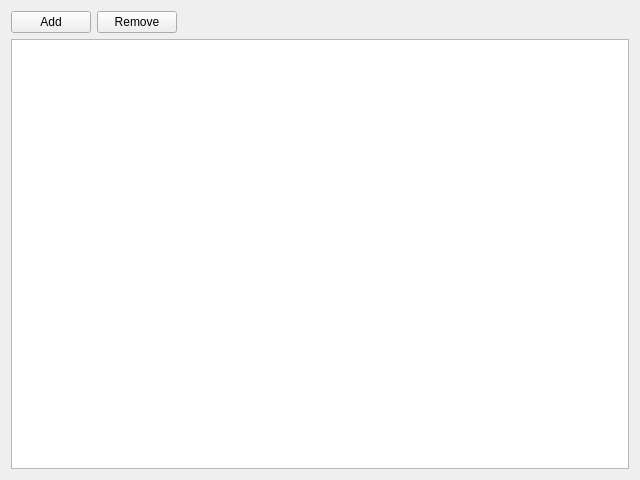
<?xml version="1.0" encoding="UTF-8"?>
<ui version="4.0">
 <class>PaneSettingsFbaCenters</class>
 <widget class="QWidget" name="PaneSettingsFbaCenters">
  <property name="geometry">
   <rect>
    <x>0</x>
    <y>0</y>
    <width>640</width>
    <height>480</height>
   </rect>
  </property>
  <property name="windowTitle">
   <string>FBA Centers</string>
  </property>
  <layout class="QVBoxLayout" name="verticalLayout">
   <item>
    <layout class="QHBoxLayout" name="horizontalLayout">
     <item>
      <widget class="QPushButton" name="buttonAdd">
       <property name="text">
        <string>Add</string>
       </property>
      </widget>
     </item>
     <item>
      <widget class="QPushButton" name="buttonRemove">
       <property name="text">
        <string>Remove</string>
       </property>
      </widget>
     </item>
     <item>
      <spacer name="horizontalSpacer">
       <property name="orientation">
        <enum>Qt::Horizontal</enum>
       </property>
       <property name="sizeHint" stdset="0">
        <size>
         <width>40</width>
         <height>20</height>
        </size>
       </property>
      </spacer>
     </item>
    </layout>
   </item>
   <item>
    <widget class="QTableView" name="tableCenters">
     <property name="alternatingRowColors">
      <bool>true</bool>
     </property>
     <property name="selectionBehavior">
      <enum>QAbstractItemView::SelectRows</enum>
     </property>
     <property name="sortingEnabled">
      <bool>true</bool>
     </property>
    </widget>
   </item>
  </layout>
 </widget>
 <resources/>
 <connections/>
</ui>
